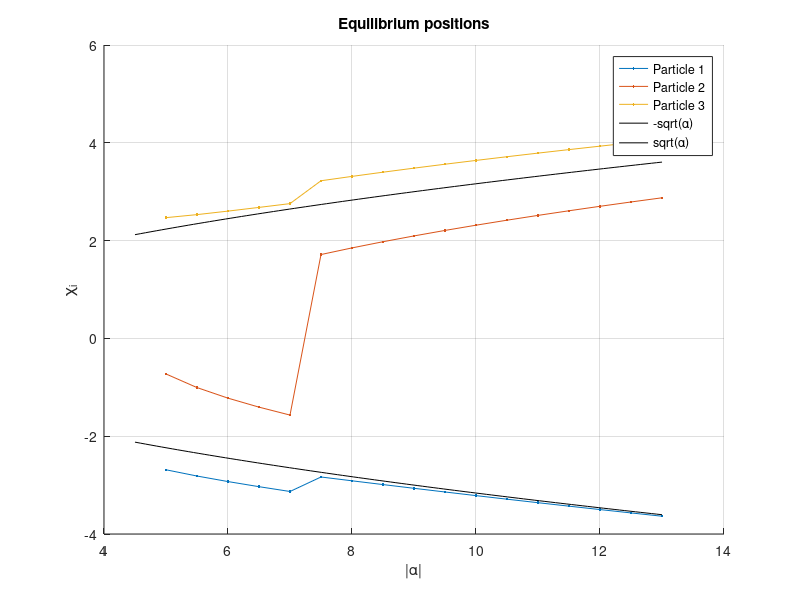

MATLAB code to generate this figure: (Note: this script raises an error after producing the figure.)
clc
clear all
format long

%% Structural Initialization:
FS  = 1;        % Figure switch
FE  = 1;        % ErrorFinding Figure switch
MS  = 1;        % Method switch: MS = {1, 2, 3} = {Standard MC, Restricted MC, No derivatives}
    % For Option two how many spwees do you want?
    if MS == 2
        SweepCount = 2;
    end

PN  = 3;        % Number of Particles

%% Constants of the calculation:
NoP             = 100;              % Number of points in each trajectory
AlphaJumps      = 0.5;             % Increments in Alpha
AlphaValues     = 5:AlphaJumps:13;  % 'Potential barrier' values
iter            = 10^7;             % Number of MC iterations
R0 = 3;
for k = 1:length(AlphaValues)
    R(k) = R0 / sqrt(AlphaValues(k)); %the time rescaling parameter set to some arbitrary number O(1)
end

Eta = 20;  % Potential fitted value of the dimensionless Coulomb interaction 18.813...
z   = linspace(-1, 1, NoP);     % Imaginary time variable
dz  = z(2) - z(1);              % dt in imaginary time

%% Calculating the Equilibrium Positions:

EqPos = [];
warning('Always check the equilibrium positions when changing the AlphaJumps or the initial and final value of alpha in AlphaValues before running the whole calculation!')
for a = 1:length(AlphaValues)
    Potential = @(x) 0.25 * (x(1)^2 - AlphaValues(a))^2 + 0.25 * (x(2)^2 - AlphaValues(a))^2 + 0.25 * (x(3)^2 - AlphaValues(a))^2 + Eta/abs(x(1) - x(2)) + Eta/abs(x(1) - x(3)) + Eta/abs(x(2) - x(3));

    options = optimset('TolFun', 1e-14, 'TolX', 1e-14, 'MaxFunEvals', 10^9, 'MaxIter', 10^9);
    x_start = [-sqrt(a)-1 -1 sqrt(a)];
    [x0, fval0] = fminsearch(Potential, x_start, options);
    EqPos(:, a) = x0;
    FuncVal(a)  = fval0;
end

if FS
    figure(1)
    clf(figure(1))
    hold on
    title('Equilibrium positions')
    xlabel('|\alpha|')
    ylabel('\chi_i')
    for i = 1:PN
        plot(AlphaValues, EqPos(i, :), '.-', 'DisplayName', ['Particle ' num2str(i)])
    end
    y = linspace(4.5, max(AlphaValues));
    plot(y, -sqrt(y), 'k', 'DisplayName', '-sqrt(\alpha)')
    plot(y, sqrt(y), 'k', 'DisplayName', 'sqrt(\alpha)')
    legend
    grid on
    hold off
end

disp('Equilibrium positions calculated. --------------------------------------')

disp(['Number of Particles:                     ' num2str(PN)])
disp(['dalpha:                                  ' num2str(AlphaJumps)])
disp(['\alpha_min: ' num2str(AlphaValues(1)) ', \alpha_max: ' num2str(AlphaValues(end))])
disp(['Number of points in one trajectory:      ' num2str(NoP)])
disp(['dz:                                      ' num2str(dz)])
disp(['Dimless Coulomb interaction parameter:   ' num2str(Eta)])
%% Simulated Annealing:

for stateInd = 10:length(AlphaValues)
    % Simulated temperature & Sigma (variance)
    T_init  = 10;
    T       = T_init * exp(-(linspace(0, 60, iter))/2);
    sigma   = 0.1 * sqrt(T);

    Exclude = 0.2;

    r       = R(stateInd);              % smae as R but we need only 1 for a specific calculation
    alpha   = AlphaValues(stateInd);
    
    for q = 1:PN
        p_in(q)     = EqPos(q, stateInd); 
        p_out(q)    = -EqPos(PN - q + 1, stateInd);
    end

    % Initializing the starting positions:
    [Position, Shift]   = InitPos3Particle(PN, NoP, p_in, p_out, Eta, alpha);
    
    if FS == 1 && FE == 1
        figure(3)
        clf(figure(3))
        hold on
        title('Initial trajectory')
        xlabel('z')
        ylabel('\chi_i')
        for i = 1:PN
            plot(z, Position(i, :), '.-', 'DisplayName', ['Particle ' num2str(i)])
        end
        yline(0)
        xline(0)
        legend
        grid on
        hold off
    end

    CurrentAction = ActionCalc(Position, r, alpha, Eta, PN, NoP, z, dz, Shift);
    
    % Keeping track of the discarded moves & Energy/iteration:
    discarded   = zeros(iter,1);
    Energy      = zeros(iter,1);

    disp(["\alpha = " num2str(alpha)])
    disp("E_0 = " + num2str(CurrentAction, 15))
    disp("Shift = " + num2str(Shift))

    tic
    for i = 1:iter
        if MS == 1
            % Option 1: Basic 3 particle MC
            pos_new = NewStepStandard(Position, NoP, sigma(i), p_in(1), p_out(1), p_in(2), p_out(2), p_in(3), p_out(3), z, dz);
        elseif MS == 2   
            % Option 2: Restricted range 3 particle MC
            pos_new = NewStepRestricted(Position, alpha, Eta, NoP, sigma(i), Exclude, p_in, p_out, z);
        elseif MS == 3
            % Option 3: No derivatives on the sides MC
            pos_new = HibridStep5PartEasy(Position, alpha, Eta, PN, NoP, sigma(i), Exclude, p_in, p_out, z);
        end
        E_new   = ActionCalc(pos_new, r, alpha, Eta, PN, NoP, z, dz, Shift);
        E_diff  = CurrentAction - E_new;

        if E_diff > 0
            Position        = pos_new;
            CurrentAction   = E_new;
        elseif rand() <= exp(E_diff/T(i))
            Position        = pos_new;
            CurrentAction   = E_new;
        else
            discarded(i) = i;
        end

        Energy(i) = CurrentAction;

        if rem(i,10000) == 0 && FS == 1
            figure(2)
            clf(figure(2))
            hold on
            plot(z, Position(1, :))
            plot(z, Position(2, :))
            plot(z, Position(3, :))
            plot(0.01 * 0.25 * (linspace(-6, 6, 100).^2 - alpha).^2 - 1, linspace(-5, 5, 100))
            xlim([-1 1])
            yline([p_in(1) p_in(2) p_in(3)])
            yline([p_out(1) p_out(2) p_out(3)])
            plot(linspace(-1, 1, 25), linspace(Position(2, 1), Position(2, end), 25))
            grid on
            hold off
            disp("iter= " + num2str(i) + "   "+ "E_0= " + num2str(CurrentAction, 10) + ' -- ' + num2str(round(i/iter * 100, 3)) + '%')
        end
    end

    if MS == 2
        for sweepInd = 1:SweepCount
            for ParticleInd = 1:3
                iter2 = 10^6;

                T_init2 = 10^-5;
                T2 = T_init2 * exp(-(linspace(0,40,iter2)));
                sigma2 = 0.05 * sqrt(T2);

                for IterInd2 = 1:iter2
                    pos_new     = OneParticleStep(Position, ParticleInd, sigma2(IterInd2), NoP);
                    E_new       = ActionCalc(pos_new, r, alpha, Eta, PN, NoP, z, dz, Shift);
                    E_diff      = CurrentAction - E_new;

                    if E_diff > 0
                        Position        = pos_new;
                        CurrentAction   = E_new;
                    elseif rand() <= exp(E_diff/(0.2 * T2(IterInd2)))
                        Position        = pos_new;
                        CurrentAction   = E_new;
                    else
                        discarded(end + 1) = IterInd2;
                    end

                    if rem(IterInd2, 20000) == 0 && FS == 1
                        figure(4)
                        clf(figure(4))
                        hold on
                        plot(z, Position(1, :))
                        plot(z, Position(2, :))
                        plot(z, Position(3, :))
                        plot(0.01 * 0.25 * (linspace(-6, 6, 100).^2 - alpha).^2 - 1, linspace(-5, 5, 100))
                        xlim([-1 1])
                        yline([p_in(1) p_in(2) p_in(3)])
                        yline([p_out(1) p_out(2) p_out(3)])
                        xline([1-Exclude (-1 + Exclude)])
                        grid on
                        hold off
                        disp("iter= " + num2str(IterInd2) + "   "+ "E_0= " + num2str(CurrentAction, 10))
                    end
                end
            end
        end
    end








    time(stateInd) = toc;
    if MS == 1
        NameString = ['Traj_1p_STDMC' num2str(stateInd)];
    elseif MS == 2
        NameString = ['Traj_1p_RESTMC' num2str(stateInd)];
        IterData.SweepCount = SweepCount;
        IterData.Excluded   = Exclude;
    elseif MS == 3
        NameString = ['Traj_1p_SIMPLEMC' num2str(stateInd)];
    end
    

    IterData.NameString                 = NameString;
    IterData.NumberOfParticles          = PN;
    IterData.AlphaIncrements            = AlphaJumps;
    IterData.AlphaValues                = AlphaValues;
    IterData.NumberOfPoinsInTrajectory  = NoP;
    IterData.time                       = z;
    IterData.dt                         = dz;
    IterData.EquilibriumPositions       = EqPos;
    IterData.RValue                     = r;
    IterData.IterationNumber            = iter;
    %IterData.EnergySeries               = E(1:10:end);
    IterData.EnergyShift                = Shift;
    IterData.Trajectories               = Position;
    IterData.Action                     = Energy(end);
    IterData.AnalyticalAction           = 0;

    save(NameString, "IterData");

end
